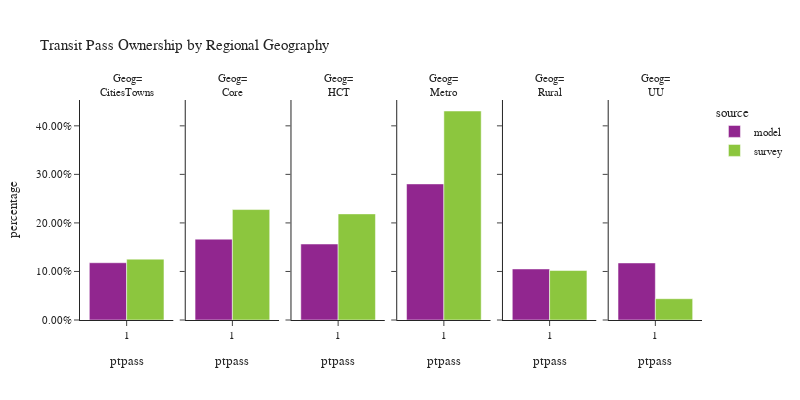

The cell this chart's notebook holds for it:
### Code cell
plot_transit_pass(person, 'rg_proposed', 'Regional Geography', 'Geog')

### Figure 1 — Plotly figure (JSON) as saved in the notebook; plotly's stock layout.template omitted (floating-point values rounded to 4 significant figures)
{"data": [{"alignmentgroup": "True", "customdata": [[40276]], "hovertemplate": "source=model<br>rg_proposed=CitiesTowns<br>ptpass=%{x}<br>percentage=%{y}<br>sample count=%{customdata[0]}<extra></extra>", "legendgroup": "model", "marker": {"color": "#91268F", "pattern": {"shape": ""}}, "name": "model", "offsetgroup": "model", "orientation": "v", "showlegend": true, "textposition": "auto", "type": "bar", "x": [1.0], "xaxis": "x", "y": [0.118], "yaxis": "y"}, {"alignmentgroup": "True", "customdata": [[163403]], "hovertemplate": "source=model<br>rg_proposed=Core<br>ptpass=%{x}<br>percentage=%{y}<br>sample count=%{customdata[0]}<extra></extra>", "legendgroup": "model", "marker": {"color": "#91268F", "pattern": {"shape": ""}}, "name": "model", "offsetgroup": "model", "orientation": "v", "showlegend": false, "textposition": "auto", "type": "bar", "x": [1.0], "xaxis": "x2", "y": [0.1665], "yaxis": "y2"}, {"alignmentgroup": "True", "customdata": [[124410]], "hovertemplate": "source=model<br>rg_proposed=HCT<br>ptpass=%{x}<br>percentage=%{y}<br>sample count=%{customdata[0]}<extra></extra>", "legendgroup": "model", "marker": {"color": "#91268F", "pattern": {"shape": ""}}, "name": "model", "offsetgroup": "model", "orientation": "v", "showlegend": false, "textposition": "auto", "type": "bar", "x": [1.0], "xaxis": "x3", "y": [0.1565], "yaxis": "y3"}, {"alignmentgroup": "True", "customdata": [[344618]], "hovertemplate": "source=model<br>rg_proposed=Metro<br>ptpass=%{x}<br>percentage=%{y}<br>sample count=%{customdata[0]}<extra></extra>", "legendgroup": "model", "marker": {"color": "#91268F", "pattern": {"shape": ""}}, "name": "model", "offsetgroup": "model", "orientation": "v", "showlegend": false, "textposition": "auto", "type": "bar", "x": [1.0], "xaxis": "x4", "y": [0.2803], "yaxis": "y4"}, {"alignmentgroup": "True", "customdata": [[37225]], "hovertemplate": "source=model<br>rg_proposed=Rural<br>ptpass=%{x}<br>percentage=%{y}<br>sample count=%{customdata[0]}<extra></extra>", "legendgroup": "model", "marker": {"color": "#91268F", "pattern": {"shape": ""}}, "name": "model", "offsetgroup": "model", "orientation": "v", "showlegend": false, "textposition": "auto", "type": "bar", "x": [1.0], "xaxis": "x5", "y": [0.1052], "yaxis": "y5"}, {"alignmentgroup": "True", "customdata": [[18584]], "hovertemplate": "source=model<br>rg_proposed=UU<br>ptpass=%{x}<br>percentage=%{y}<br>sample count=%{customdata[0]}<extra></extra>", "legendgroup": "model", "marker": {"color": "#91268F", "pattern": {"shape": ""}}, "name": "model", "offsetgroup": "model", "orientation": "v", "showlegend": false, "textposition": "auto", "type": "bar", "x": [1.0], "xaxis": "x6", "y": [0.1175], "yaxis": "y6"}, {"alignmentgroup": "True", "customdata": [[41]], "hovertemplate": "source=survey<br>rg_proposed=CitiesTowns<br>ptpass=%{x}<br>percentage=%{y}<br>sample count=%{customdata[0]}<extra></extra>", "legendgroup": "survey", "marker": {"color": "#8CC63E", "pattern": {"shape": ""}}, "name": "survey", "offsetgroup": "survey", "orientation": "v", "showlegend": true, "textposition": "auto", "type": "bar", "x": [1.0], "xaxis": "x", "y": [0.1254], "yaxis": "y"}, {"alignmentgroup": "True", "customdata": [[208]], "hovertemplate": "source=survey<br>rg_proposed=Core<br>ptpass=%{x}<br>percentage=%{y}<br>sample count=%{customdata[0]}<extra></extra>", "legendgroup": "survey", "marker": {"color": "#8CC63E", "pattern": {"shape": ""}}, "name": "survey", "offsetgroup": "survey", "orientation": "v", "showlegend": false, "textposition": "auto", "type": "bar", "x": [1.0], "xaxis": "x2", "y": [0.2275], "yaxis": "y2"}, {"alignmentgroup": "True", "customdata": [[274]], "hovertemplate": "source=survey<br>rg_proposed=HCT<br>ptpass=%{x}<br>percentage=%{y}<br>sample count=%{customdata[0]}<extra></extra>", "legendgroup": "survey", "marker": {"color": "#8CC63E", "pattern": {"shape": ""}}, "name": "survey", "offsetgroup": "survey", "orientation": "v", "showlegend": false, "textposition": "auto", "type": "bar", "x": [1.0], "xaxis": "x3", "y": [0.2186], "yaxis": "y3"}, {"alignmentgroup": "True", "customdata": [[2022]], "hovertemplate": "source=survey<br>rg_proposed=Metro<br>ptpass=%{x}<br>percentage=%{y}<br>sample count=%{customdata[0]}<extra></extra>", "legendgroup": "survey", "marker": {"color": "#8CC63E", "pattern": {"shape": ""}}, "name": "survey", "offsetgroup": "survey", "orientation": "v", "showlegend": false, "textposition": "auto", "type": "bar", "x": [1.0], "xaxis": "x4", "y": [0.4306], "yaxis": "y4"}, {"alignmentgroup": "True", "customdata": [[99]], "hovertemplate": "source=survey<br>rg_proposed=Rural<br>ptpass=%{x}<br>percentage=%{y}<br>sample count=%{customdata[0]}<extra></extra>", "legendgroup": "survey", "marker": {"color": "#8CC63E", "pattern": {"shape": ""}}, "name": "survey", "offsetgroup": "survey", "orientation": "v", "showlegend": false, "textposition": "auto", "type": "bar", "x": [1.0], "xaxis": "x5", "y": [0.1019], "yaxis": "y5"}, {"alignmentgroup": "True", "customdata": [[8]], "hovertemplate": "source=survey<br>rg_proposed=UU<br>ptpass=%{x}<br>percentage=%{y}<br>sample count=%{customdata[0]}<extra></extra>", "legendgroup": "survey", "marker": {"color": "#8CC63E", "pattern": {"shape": ""}}, "name": "survey", "offsetgroup": "survey", "orientation": "v", "showlegend": false, "textposition": "auto", "type": "bar", "x": [1.0], "xaxis": "x6", "y": [0.04382], "yaxis": "y6"}], "layout": {"annotations": [{"font": {}, "showarrow": false, "text": "Geog=<br>CitiesTowns", "x": 0.075, "xanchor": "center", "xref": "paper", "y": 1.0, "yanchor": "bottom", "yref": "paper"}, {"font": {}, "showarrow": false, "text": "Geog=<br>Core", "x": 0.245, "xanchor": "center", "xref": "paper", "y": 1.0, "yanchor": "bottom", "yref": "paper"}, {"font": {}, "showarrow": false, "text": "Geog=<br>HCT", "x": 0.415, "xanchor": "center", "xref": "paper", "y": 1.0, "yanchor": "bottom", "yref": "paper"}, {"font": {}, "showarrow": false, "text": "Geog=<br>Metro", "x": 0.585, "xanchor": "center", "xref": "paper", "y": 1.0, "yanchor": "bottom", "yref": "paper"}, {"font": {}, "showarrow": false, "text": "Geog=<br>Rural", "x": 0.755, "xanchor": "center", "xref": "paper", "y": 1.0, "yanchor": "bottom", "yref": "paper"}, {"font": {}, "showarrow": false, "text": "Geog=<br>UU", "x": 0.925, "xanchor": "center", "xref": "paper", "y": 1.0, "yanchor": "bottom", "yref": "paper"}], "barmode": "group", "font": {"size": 11}, "height": 400, "legend": {"title": {"text": "source"}, "tracegroupgap": 0}, "title": {"text": "Transit Pass Ownership by Regional Geography"}, "width": 800, "xaxis": {"anchor": "y", "domain": [0.0, 0.15], "title": {"text": "ptpass"}}, "xaxis2": {"anchor": "y2", "domain": [0.17, 0.32], "matches": "x", "title": {"text": "ptpass"}}, "xaxis3": {"anchor": "y3", "domain": [0.34, 0.49], "matches": "x", "title": {"text": "ptpass"}}, "xaxis4": {"anchor": "y4", "domain": [0.51, 0.66], "matches": "x", "title": {"text": "ptpass"}}, "xaxis5": {"anchor": "y5", "domain": [0.68, 0.83], "matches": "x", "title": {"text": "ptpass"}}, "xaxis6": {"anchor": "y6", "domain": [0.85, 1.0], "matches": "x", "title": {"text": "ptpass"}}, "yaxis": {"anchor": "x", "domain": [0.0, 1.0], "tickformat": ".2%", "title": {"text": "percentage"}}, "yaxis2": {"anchor": "x2", "domain": [0.0, 1.0], "matches": "y", "showticklabels": false, "tickformat": ".2%"}, "yaxis3": {"anchor": "x3", "domain": [0.0, 1.0], "matches": "y", "showticklabels": false, "tickformat": ".2%"}, "yaxis4": {"anchor": "x4", "domain": [0.0, 1.0], "matches": "y", "showticklabels": false, "tickformat": ".2%"}, "yaxis5": {"anchor": "x5", "domain": [0.0, 1.0], "matches": "y", "showticklabels": false, "tickformat": ".2%"}, "yaxis6": {"anchor": "x6", "domain": [0.0, 1.0], "matches": "y", "showticklabels": false, "tickformat": ".2%"}}}
